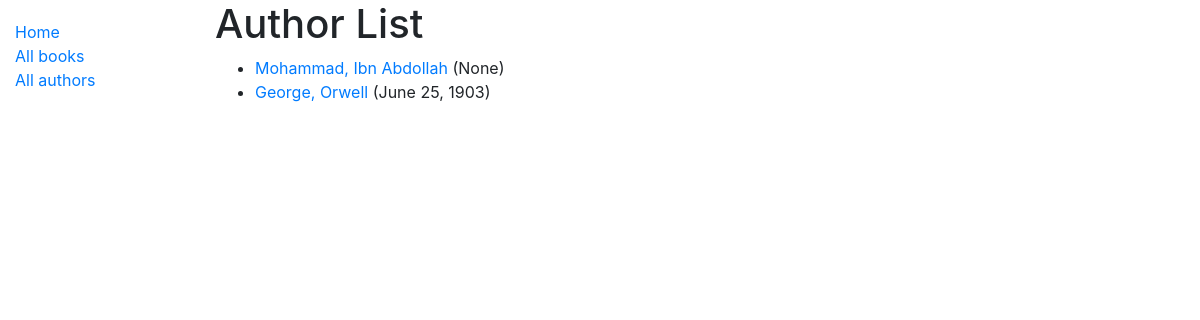
/catalog/author/, run on the app's committed database.
### catalog/models.py (models this page shows, shortened)
class Author(models.Model):
    first_name = models.CharField(max_length=100)
    last_name = models.CharField(max_length=100)
    date_of_birth = models.DateField(null=True, blank=True)
    date_of_death = models.DateField('Died', null=True, blank=True)
    class Meta:
        ordering = ['last_name', 'first_name']
    def get_absolute_url(self):
        return reverse('author-detail', args=[str(self.id)])

### catalog/views.py (the view)
# urls.py: path('author/', views.AuthorListView.as_view(), name='authors'),
class AuthorListView(generic.ListView):
    model = Author
    paginate_by = 10

### catalog/templates/catalog/author_list.html
{% extends "base_generic.html" %}
{% block content %}
  <h1>Author List</h1>
  {% if author_list %}
  <ul>
    {% for author in author_list %}
      <li>
        <a href="{{ author.get_absolute_url }}">{{author.first_name}}, {{ author.last_name }}</a> ({{ author.date_of_birth }})
      </li>
    {% endfor %}
  </ul>
  {% else %}
    <p>There are no authors in the library.</p>
  {% endif %}
{% endblock %}

### data on the page
Author: first_name "Mohammad", last_name "Ibn Abdollah", date_of_birth "None"
Author: first_name "George", last_name "Orwell", date_of_birth "June 25, 1903"
